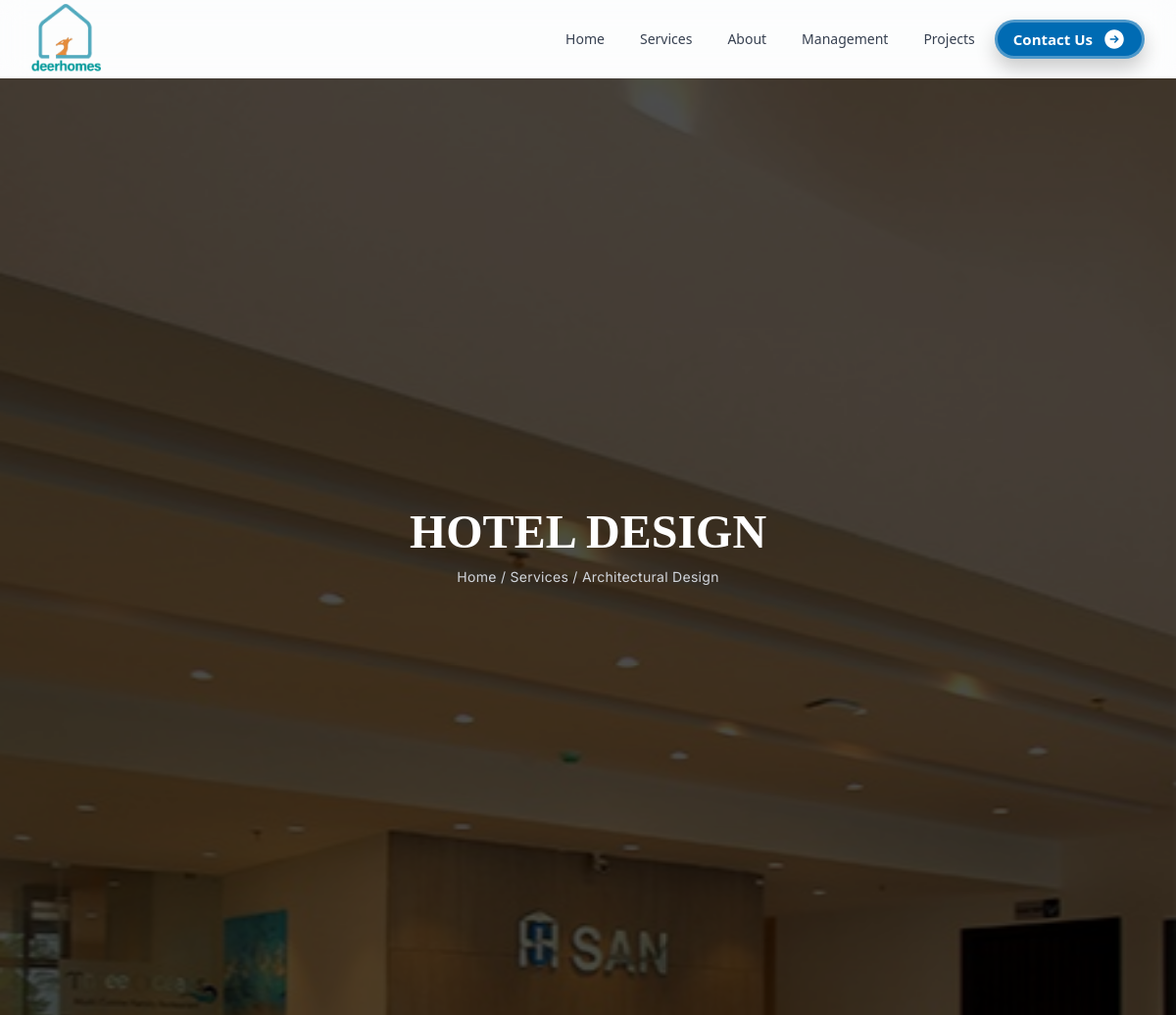
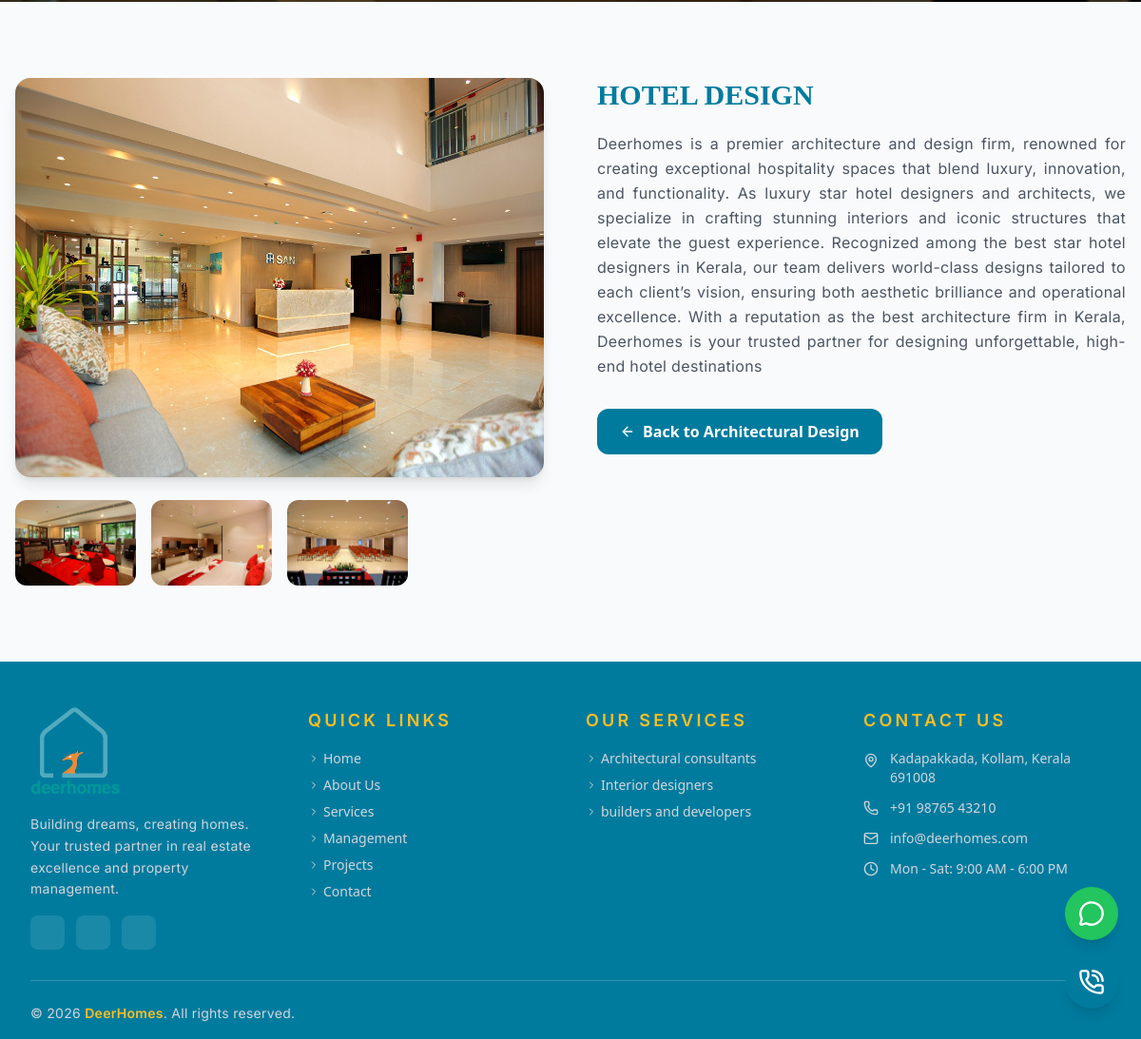
Page /service/2/ on the committed database (2 pictures, top to bottom).
### app/models.py (models this page shows, shortened)
class Service(models.Model):
    category = models.ForeignKey( ServiceCategory, on_delete=models.CASCADE, related_name='services')
    image1 = models.ImageField(upload_to='service_images/')
    image2 = models.ImageField(upload_to='service_images/', blank=True, null=True)
    image3 = models.ImageField(upload_to='service_images/', blank=True, null=True)
    image4 = models.ImageField(upload_to='service_images/', blank=True, null=True)
    image5 = models.ImageField(upload_to='service_images/', blank=True, null=True)
    title = models.CharField(max_length=255, blank=True, null=True)
    description = models.TextField(blank=True, null=True)

class ServiceCategory(models.Model):
    image = models.ImageField(upload_to='service_categories/')
    name = models.CharField(max_length=255)

### app/views.py (the view)
# urls.py: path('service/<int:id>/', views.service_detail, name='service_detail'),
def service_detail(request, id):
    service = get_object_or_404(Service, id=id)
    context = {
        'service': service
    }
    return render(request, 'service_detail.html', context)

### app/templates/service_detail.html (shortened to what this page needs)
{% extends 'base.html' %}
{% load static %}
{% block content %}
<section class="relative h-[30vh] md:h-[45vh] bg-fixed bg-cover bg-center"
    style="background-image:url('{{ service.image1.url }}')">
    <div class="absolute inset-0 bg-black/70"></div>
    <div class="relative z-10 flex items-center justify-center h-full text-center text-white px-4">
        <div>
            <h1 class="text-4xl md:text-5xl font-bold mb-3">{{ service.title }}</h1>
            <p class="text-gray-300 text-sm">
                <a href="/" class="hover:underline">Home</a> /
                <a href="{% url 'services' %}" class="hover:underline">Services</a> /
                <a href="{% url 'service_category_detail' service.category.id %}" class="hover:underline">
                    {{ service.category.name }}
                </a>
            </p>
        </div>
    </div>
</section>
<section class="py-20 px-4 bg-gray-50">
    <div class="max-w-7xl mx-auto grid lg:grid-cols-2 gap-14">
        <div>
            <div onclick="openGallery(0)"
                class="cursor-pointer overflow-hidden rounded-2xl shadow-lg mb-6">
                <img src="{{ service.image1.url }}"
                    class="w-full h-[420px] object-cover hover:scale-105 transition duration-500">
            </div>
            <div class="grid grid-cols-4 gap-4">
                {% if service.image2 %}
                <img onclick="openGallery(1)" src="{{ service.image2.url }}" class="thumb">
                {% endif %}
                {% if service.image3 %}
                <img onclick="openGallery(2)" src="{{ service.image3.url }}" class="thumb">
                {% endif %}
                {% if service.image4 %}
                <img onclick="openGallery(3)" src="{{ service.image4.url }}" class="thumb">
                {% endif %}
            </div>
        </div>
        <div>
            <h2 class="text-3xl font-bold text-blue mb-5">{{ service.title }}</h2>
            {% if service.description %}
            <p class="text-gray-600 leading-relaxed mb-8 text-justify">
                {{ service.description }}
            </p>
            {% endif %}
            <a href="{% url 'service_category_detail' service.category.id %}"
                class="inline-flex items-center gap-2 bg-blue text-white px-6 py-3 rounded-xl font-semibold hover:bg-blue-700 transition">
                <i data-lucide="arrow-left" class="w-4 h-4"></i>
                Back to {{ service.category.name }}
            </a>
        </div>
    </div>
</section>
{% endblock %}

### app/templates/base.html (style rules this page uses)
html ,body { margin: 0; padding: 0; overflow-x: hidden; }
h1, h2, h3, h4 { font-family: 'Playfair Display', serif; font-weight: 500; text-transform: uppercase; }
p { font-family: 'Inter', sans-serif; font-size: 16px; font-weight: 400; line-height: 1.8; color: #4a4a4a; letter-spacing: 0.02em; margin-bottom: 1.4em; }

### app/templates/service_detail.html (style rules this page uses)
.thumb { cursor: pointer; border-radius: 12px; height: 90px; width: 100%; object-fit: cover; transition: transform .3s; }

### rows in the picture
Service: image1 (picture), title "HOTEL DESIGN", category.name "Architectural Design", image2 (picture), image3 (picture), image4 (picture), description "Deerhomes is a premier architecture and design firm, renowned for creating exceptional hospitality spaces that blend luxury, innovation, and functionality. As luxury star hotel designers and architects, we specialize in crafting stunning interiors and iconic structures that elevate the guest experience. Recognized among the best star hotel designers in Kerala, our team delivers world-class designs tailored to each client’s vision, ensuring both aesthetic brilliance and operational excellence. With a reputation as the best architecture firm in Kerala, Deerhomes is your trusted partner for designing unforgettable, high-end hotel destinations"
